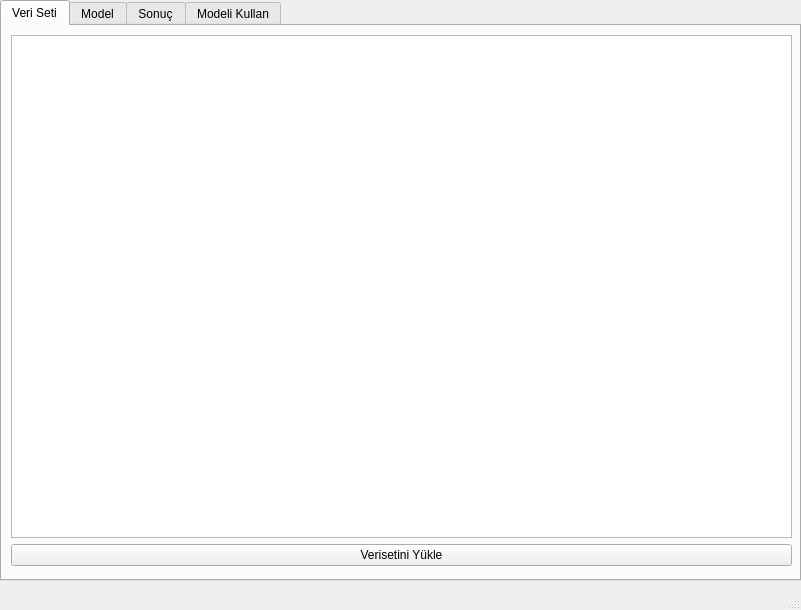
<?xml version="1.0" encoding="UTF-8"?>
<ui version="4.0">
 <class>MainWindow</class>
 <widget class="QMainWindow" name="MainWindow">
  <property name="geometry">
   <rect>
    <x>0</x>
    <y>0</y>
    <width>801</width>
    <height>610</height>
   </rect>
  </property>
  <property name="windowTitle">
   <string>MainWindow</string>
  </property>
  <property name="Hold out" stdset="0">
   <string/>
  </property>
  <widget class="QWidget" name="centralwidget">
   <widget class="QTabWidget" name="tabWidget">
    <property name="enabled">
     <bool>true</bool>
    </property>
    <property name="geometry">
     <rect>
      <x>0</x>
      <y>0</y>
      <width>801</width>
      <height>581</height>
     </rect>
    </property>
    <property name="currentIndex">
     <number>0</number>
    </property>
    <widget class="QWidget" name="Tab">
     <property name="enabled">
      <bool>true</bool>
     </property>
     <attribute name="title">
      <string>Veri Seti</string>
     </attribute>
     <widget class="QWidget" name="verticalLayoutWidget">
      <property name="geometry">
       <rect>
        <x>9</x>
        <y>9</y>
        <width>781</width>
        <height>531</height>
       </rect>
      </property>
      <layout class="QVBoxLayout" name="verticalLayout">
       <item>
        <widget class="QTableWidget" name="tableDataset"/>
       </item>
       <item>
        <widget class="QPushButton" name="btnLoadDataset">
         <property name="text">
          <string>Verisetini Yükle</string>
         </property>
        </widget>
       </item>
      </layout>
     </widget>
    </widget>
    <widget class="QWidget" name="tab_2">
     <property name="enabled">
      <bool>true</bool>
     </property>
     <attribute name="title">
      <string>Model</string>
     </attribute>
     <widget class="QWidget" name="verticalLayoutWidget_2">
      <property name="geometry">
       <rect>
        <x>10</x>
        <y>10</y>
        <width>781</width>
        <height>531</height>
       </rect>
      </property>
      <layout class="QVBoxLayout" name="verticalLayout_2">
       <item>
        <layout class="QVBoxLayout" name="verticalLayout_6">
         <property name="topMargin">
          <number>10</number>
         </property>
         <property name="bottomMargin">
          <number>10</number>
         </property>
         <item>
          <widget class="QLabel" name="label_4">
           <property name="text">
            <string>Model Seçiniz</string>
           </property>
           <property name="alignment">
            <set>Qt::AlignLeading|Qt::AlignLeft|Qt::AlignVCenter</set>
           </property>
          </widget>
         </item>
         <item>
          <layout class="QHBoxLayout" name="horizontalLayout_4">
           <property name="leftMargin">
            <number>10</number>
           </property>
           <property name="topMargin">
            <number>0</number>
           </property>
           <property name="rightMargin">
            <number>0</number>
           </property>
           <item>
            <widget class="QComboBox" name="cbModel">
             <item>
              <property name="text">
               <string>Random Forest</string>
              </property>
             </item>
             <item>
              <property name="text">
               <string>Decision Tree</string>
              </property>
             </item>
             <item>
              <property name="text">
               <string>KNN</string>
              </property>
             </item>
            </widget>
           </item>
           <item>
            <spacer name="horizontalSpacer">
             <property name="orientation">
              <enum>Qt::Horizontal</enum>
             </property>
             <property name="sizeType">
              <enum>QSizePolicy::Ignored</enum>
             </property>
             <property name="sizeHint" stdset="0">
              <size>
               <width>40</width>
               <height>20</height>
              </size>
             </property>
            </spacer>
           </item>
           <item>
            <spacer name="horizontalSpacer_5">
             <property name="orientation">
              <enum>Qt::Horizontal</enum>
             </property>
             <property name="sizeType">
              <enum>QSizePolicy::Ignored</enum>
             </property>
             <property name="sizeHint" stdset="0">
              <size>
               <width>40</width>
               <height>20</height>
              </size>
             </property>
            </spacer>
           </item>
           <item>
            <spacer name="horizontalSpacer_4">
             <property name="orientation">
              <enum>Qt::Horizontal</enum>
             </property>
             <property name="sizeType">
              <enum>QSizePolicy::Ignored</enum>
             </property>
             <property name="sizeHint" stdset="0">
              <size>
               <width>40</width>
               <height>20</height>
              </size>
             </property>
            </spacer>
           </item>
          </layout>
         </item>
         <item>
          <layout class="QHBoxLayout" name="horizontalLayout_7">
           <property name="leftMargin">
            <number>10</number>
           </property>
           <property name="topMargin">
            <number>0</number>
           </property>
           <property name="rightMargin">
            <number>0</number>
           </property>
           <item>
            <widget class="QCheckBox" name="cbCV">
             <property name="text">
              <string>Cross Validation</string>
             </property>
            </widget>
           </item>
           <item>
            <spacer name="horizontalSpacer_7">
             <property name="orientation">
              <enum>Qt::Horizontal</enum>
             </property>
             <property name="sizeType">
              <enum>QSizePolicy::Expanding</enum>
             </property>
             <property name="sizeHint" stdset="0">
              <size>
               <width>40</width>
               <height>20</height>
              </size>
             </property>
            </spacer>
           </item>
           <item>
            <widget class="QLabel" name="label_8">
             <property name="text">
              <string>n_splits</string>
             </property>
            </widget>
           </item>
           <item>
            <widget class="QLineEdit" name="txtKfold"/>
           </item>
           <item>
            <spacer name="horizontalSpacer_6">
             <property name="orientation">
              <enum>Qt::Horizontal</enum>
             </property>
             <property name="sizeType">
              <enum>QSizePolicy::MinimumExpanding</enum>
             </property>
             <property name="sizeHint" stdset="0">
              <size>
               <width>40</width>
               <height>20</height>
              </size>
             </property>
            </spacer>
           </item>
           <item>
            <widget class="QLabel" name="label_7">
             <property name="text">
              <string>iterasyon:</string>
             </property>
             <property name="alignment">
              <set>Qt::AlignRight|Qt::AlignTrailing|Qt::AlignVCenter</set>
             </property>
            </widget>
           </item>
           <item>
            <widget class="QComboBox" name="cbIterasyon"/>
           </item>
           <item>
            <spacer name="horizontalSpacer_8">
             <property name="orientation">
              <enum>Qt::Horizontal</enum>
             </property>
             <property name="sizeType">
              <enum>QSizePolicy::Maximum</enum>
             </property>
             <property name="sizeHint" stdset="0">
              <size>
               <width>40</width>
               <height>20</height>
              </size>
             </property>
            </spacer>
           </item>
          </layout>
         </item>
        </layout>
       </item>
       <item>
        <layout class="QVBoxLayout" name="verticalLayout_3">
         <property name="leftMargin">
          <number>0</number>
         </property>
         <property name="topMargin">
          <number>0</number>
         </property>
         <property name="rightMargin">
          <number>0</number>
         </property>
         <property name="bottomMargin">
          <number>0</number>
         </property>
         <item>
          <widget class="QLabel" name="label_3">
           <property name="font">
            <font>
             <pointsize>14</pointsize>
             <weight>75</weight>
             <bold>true</bold>
            </font>
           </property>
           <property name="text">
            <string>Train</string>
           </property>
           <property name="alignment">
            <set>Qt::AlignCenter</set>
           </property>
          </widget>
         </item>
         <item>
          <layout class="QHBoxLayout" name="horizontalLayout_3">
           <property name="leftMargin">
            <number>0</number>
           </property>
           <property name="topMargin">
            <number>0</number>
           </property>
           <property name="rightMargin">
            <number>0</number>
           </property>
           <property name="bottomMargin">
            <number>10</number>
           </property>
           <item>
            <widget class="QTableWidget" name="tableTrain"/>
           </item>
          </layout>
         </item>
        </layout>
       </item>
       <item>
        <widget class="QPushButton" name="btnTrain">
         <property name="text">
          <string>Modeli Eğit</string>
         </property>
        </widget>
       </item>
      </layout>
     </widget>
     <widget class="QLabel" name="lbl_info">
      <property name="geometry">
       <rect>
        <x>370</x>
        <y>550</y>
        <width>55</width>
        <height>16</height>
       </rect>
      </property>
      <property name="palette">
       <palette>
        <active>
         <colorrole role="WindowText">
          <brush brushstyle="SolidPattern">
           <color alpha="255">
            <red>0</red>
            <green>0</green>
            <blue>0</blue>
           </color>
          </brush>
         </colorrole>
         <colorrole role="Button">
          <brush brushstyle="SolidPattern">
           <color alpha="255">
            <red>255</red>
            <green>0</green>
            <blue>0</blue>
           </color>
          </brush>
         </colorrole>
         <colorrole role="Light">
          <brush brushstyle="SolidPattern">
           <color alpha="255">
            <red>255</red>
            <green>127</green>
            <blue>127</blue>
           </color>
          </brush>
         </colorrole>
         <colorrole role="Midlight">
          <brush brushstyle="SolidPattern">
           <color alpha="255">
            <red>255</red>
            <green>63</green>
            <blue>63</blue>
           </color>
          </brush>
         </colorrole>
         <colorrole role="Dark">
          <brush brushstyle="SolidPattern">
           <color alpha="255">
            <red>127</red>
            <green>0</green>
            <blue>0</blue>
           </color>
          </brush>
         </colorrole>
         <colorrole role="Mid">
          <brush brushstyle="SolidPattern">
           <color alpha="255">
            <red>170</red>
            <green>0</green>
            <blue>0</blue>
           </color>
          </brush>
         </colorrole>
         <colorrole role="Text">
          <brush brushstyle="SolidPattern">
           <color alpha="255">
            <red>0</red>
            <green>0</green>
            <blue>0</blue>
           </color>
          </brush>
         </colorrole>
         <colorrole role="BrightText">
          <brush brushstyle="SolidPattern">
           <color alpha="255">
            <red>255</red>
            <green>255</green>
            <blue>255</blue>
           </color>
          </brush>
         </colorrole>
         <colorrole role="ButtonText">
          <brush brushstyle="SolidPattern">
           <color alpha="255">
            <red>0</red>
            <green>0</green>
            <blue>0</blue>
           </color>
          </brush>
         </colorrole>
         <colorrole role="Base">
          <brush brushstyle="SolidPattern">
           <color alpha="255">
            <red>255</red>
            <green>255</green>
            <blue>255</blue>
           </color>
          </brush>
         </colorrole>
         <colorrole role="Window">
          <brush brushstyle="SolidPattern">
           <color alpha="255">
            <red>255</red>
            <green>0</green>
            <blue>0</blue>
           </color>
          </brush>
         </colorrole>
         <colorrole role="Shadow">
          <brush brushstyle="SolidPattern">
           <color alpha="255">
            <red>0</red>
            <green>0</green>
            <blue>0</blue>
           </color>
          </brush>
         </colorrole>
         <colorrole role="AlternateBase">
          <brush brushstyle="SolidPattern">
           <color alpha="255">
            <red>255</red>
            <green>127</green>
            <blue>127</blue>
           </color>
          </brush>
         </colorrole>
         <colorrole role="ToolTipBase">
          <brush brushstyle="SolidPattern">
           <color alpha="255">
            <red>255</red>
            <green>255</green>
            <blue>220</blue>
           </color>
          </brush>
         </colorrole>
         <colorrole role="ToolTipText">
          <brush brushstyle="SolidPattern">
           <color alpha="255">
            <red>0</red>
            <green>0</green>
            <blue>0</blue>
           </color>
          </brush>
         </colorrole>
        </active>
        <inactive>
         <colorrole role="WindowText">
          <brush brushstyle="SolidPattern">
           <color alpha="255">
            <red>0</red>
            <green>0</green>
            <blue>0</blue>
           </color>
          </brush>
         </colorrole>
         <colorrole role="Button">
          <brush brushstyle="SolidPattern">
           <color alpha="255">
            <red>255</red>
            <green>0</green>
            <blue>0</blue>
           </color>
          </brush>
         </colorrole>
         <colorrole role="Light">
          <brush brushstyle="SolidPattern">
           <color alpha="255">
            <red>255</red>
            <green>127</green>
            <blue>127</blue>
           </color>
          </brush>
         </colorrole>
         <colorrole role="Midlight">
          <brush brushstyle="SolidPattern">
           <color alpha="255">
            <red>255</red>
            <green>63</green>
            <blue>63</blue>
           </color>
          </brush>
         </colorrole>
         <colorrole role="Dark">
          <brush brushstyle="SolidPattern">
           <color alpha="255">
            <red>127</red>
            <green>0</green>
            <blue>0</blue>
           </color>
          </brush>
         </colorrole>
         <colorrole role="Mid">
          <brush brushstyle="SolidPattern">
           <color alpha="255">
            <red>170</red>
            <green>0</green>
            <blue>0</blue>
           </color>
          </brush>
         </colorrole>
         <colorrole role="Text">
          <brush brushstyle="SolidPattern">
           <color alpha="255">
            <red>0</red>
            <green>0</green>
            <blue>0</blue>
           </color>
          </brush>
         </colorrole>
         <colorrole role="BrightText">
          <brush brushstyle="SolidPattern">
           <color alpha="255">
            <red>255</red>
            <green>255</green>
            <blue>255</blue>
           </color>
          </brush>
         </colorrole>
         <colorrole role="ButtonText">
          <brush brushstyle="SolidPattern">
           <color alpha="255">
            <red>0</red>
            <green>0</green>
            <blue>0</blue>
           </color>
          </brush>
         </colorrole>
         <colorrole role="Base">
          <brush brushstyle="SolidPattern">
           <color alpha="255">
            <red>255</red>
            <green>255</green>
            <blue>255</blue>
           </color>
          </brush>
         </colorrole>
         <colorrole role="Window">
          <brush brushstyle="SolidPattern">
           <color alpha="255">
            <red>255</red>
            <green>0</green>
            <blue>0</blue>
           </color>
          </brush>
         </colorrole>
         <colorrole role="Shadow">
          <brush brushstyle="SolidPattern">
           <color alpha="255">
            <red>0</red>
            <green>0</green>
            <blue>0</blue>
           </color>
          </brush>
         </colorrole>
         <colorrole role="AlternateBase">
          <brush brushstyle="SolidPattern">
           <color alpha="255">
            <red>255</red>
            <green>127</green>
            <blue>127</blue>
           </color>
          </brush>
         </colorrole>
         <colorrole role="ToolTipBase">
          <brush brushstyle="SolidPattern">
           <color alpha="255">
            <red>255</red>
            <green>255</green>
            <blue>220</blue>
           </color>
          </brush>
         </colorrole>
         <colorrole role="ToolTipText">
          <brush brushstyle="SolidPattern">
           <color alpha="255">
            <red>0</red>
            <green>0</green>
            <blue>0</blue>
           </color>
          </brush>
         </colorrole>
        </inactive>
        <disabled>
         <colorrole role="WindowText">
          <brush brushstyle="SolidPattern">
           <color alpha="255">
            <red>127</red>
            <green>0</green>
            <blue>0</blue>
           </color>
          </brush>
         </colorrole>
         <colorrole role="Button">
          <brush brushstyle="SolidPattern">
           <color alpha="255">
            <red>255</red>
            <green>0</green>
            <blue>0</blue>
           </color>
          </brush>
         </colorrole>
         <colorrole role="Light">
          <brush brushstyle="SolidPattern">
           <color alpha="255">
            <red>255</red>
            <green>127</green>
            <blue>127</blue>
           </color>
          </brush>
         </colorrole>
         <colorrole role="Midlight">
          <brush brushstyle="SolidPattern">
           <color alpha="255">
            <red>255</red>
            <green>63</green>
            <blue>63</blue>
           </color>
          </brush>
         </colorrole>
         <colorrole role="Dark">
          <brush brushstyle="SolidPattern">
           <color alpha="255">
            <red>127</red>
            <green>0</green>
            <blue>0</blue>
           </color>
          </brush>
         </colorrole>
         <colorrole role="Mid">
          <brush brushstyle="SolidPattern">
           <color alpha="255">
            <red>170</red>
            <green>0</green>
            <blue>0</blue>
           </color>
          </brush>
         </colorrole>
         <colorrole role="Text">
          <brush brushstyle="SolidPattern">
           <color alpha="255">
            <red>127</red>
            <green>0</green>
            <blue>0</blue>
           </color>
          </brush>
         </colorrole>
         <colorrole role="BrightText">
          <brush brushstyle="SolidPattern">
           <color alpha="255">
            <red>255</red>
            <green>255</green>
            <blue>255</blue>
           </color>
          </brush>
         </colorrole>
         <colorrole role="ButtonText">
          <brush brushstyle="SolidPattern">
           <color alpha="255">
            <red>127</red>
            <green>0</green>
            <blue>0</blue>
           </color>
          </brush>
         </colorrole>
         <colorrole role="Base">
          <brush brushstyle="SolidPattern">
           <color alpha="255">
            <red>255</red>
            <green>0</green>
            <blue>0</blue>
           </color>
          </brush>
         </colorrole>
         <colorrole role="Window">
          <brush brushstyle="SolidPattern">
           <color alpha="255">
            <red>255</red>
            <green>0</green>
            <blue>0</blue>
           </color>
          </brush>
         </colorrole>
         <colorrole role="Shadow">
          <brush brushstyle="SolidPattern">
           <color alpha="255">
            <red>0</red>
            <green>0</green>
            <blue>0</blue>
           </color>
          </brush>
         </colorrole>
         <colorrole role="AlternateBase">
          <brush brushstyle="SolidPattern">
           <color alpha="255">
            <red>255</red>
            <green>0</green>
            <blue>0</blue>
           </color>
          </brush>
         </colorrole>
         <colorrole role="ToolTipBase">
          <brush brushstyle="SolidPattern">
           <color alpha="255">
            <red>255</red>
            <green>255</green>
            <blue>220</blue>
           </color>
          </brush>
         </colorrole>
         <colorrole role="ToolTipText">
          <brush brushstyle="SolidPattern">
           <color alpha="255">
            <red>0</red>
            <green>0</green>
            <blue>0</blue>
           </color>
          </brush>
         </colorrole>
        </disabled>
       </palette>
      </property>
      <property name="font">
       <font>
        <pointsize>10</pointsize>
       </font>
      </property>
      <property name="text">
       <string/>
      </property>
     </widget>
    </widget>
    <widget class="QWidget" name="tab_3">
     <property name="enabled">
      <bool>true</bool>
     </property>
     <attribute name="title">
      <string>Sonuç</string>
     </attribute>
     <widget class="QWidget" name="verticalLayoutWidget_4">
      <property name="geometry">
       <rect>
        <x>10</x>
        <y>10</y>
        <width>781</width>
        <height>531</height>
       </rect>
      </property>
      <layout class="QVBoxLayout" name="verticalLayout_4">
       <item>
        <widget class="QLabel" name="label_5">
         <property name="font">
          <font>
           <pointsize>14</pointsize>
           <weight>75</weight>
           <bold>true</bold>
          </font>
         </property>
         <property name="text">
          <string>Test</string>
         </property>
         <property name="alignment">
          <set>Qt::AlignCenter</set>
         </property>
        </widget>
       </item>
       <item>
        <widget class="QTableWidget" name="tableTest"/>
       </item>
       <item>
        <widget class="QPushButton" name="btnTest">
         <property name="text">
          <string>Test işlemini yap</string>
         </property>
        </widget>
       </item>
       <item>
        <layout class="QHBoxLayout" name="horizontalLayout_6">
         <property name="topMargin">
          <number>0</number>
         </property>
         <property name="bottomMargin">
          <number>0</number>
         </property>
         <item>
          <spacer name="horizontalSpacer_2">
           <property name="orientation">
            <enum>Qt::Horizontal</enum>
           </property>
           <property name="sizeType">
            <enum>QSizePolicy::Expanding</enum>
           </property>
           <property name="sizeHint" stdset="0">
            <size>
             <width>40</width>
             <height>20</height>
            </size>
           </property>
          </spacer>
         </item>
         <item>
          <widget class="QGraphicsView" name="imgCM"/>
         </item>
         <item>
          <spacer name="horizontalSpacer_3">
           <property name="orientation">
            <enum>Qt::Horizontal</enum>
           </property>
           <property name="sizeType">
            <enum>QSizePolicy::Expanding</enum>
           </property>
           <property name="sizeHint" stdset="0">
            <size>
             <width>40</width>
             <height>20</height>
            </size>
           </property>
          </spacer>
         </item>
        </layout>
       </item>
       <item>
        <layout class="QHBoxLayout" name="horizontalLayout">
         <property name="topMargin">
          <number>0</number>
         </property>
         <property name="bottomMargin">
          <number>0</number>
         </property>
         <item>
          <widget class="QLabel" name="label">
           <property name="font">
            <font>
             <pointsize>14</pointsize>
             <weight>75</weight>
             <bold>true</bold>
            </font>
           </property>
           <property name="text">
            <string>Accuracy:</string>
           </property>
           <property name="alignment">
            <set>Qt::AlignRight|Qt::AlignTrailing|Qt::AlignVCenter</set>
           </property>
          </widget>
         </item>
         <item>
          <widget class="QLabel" name="txtAccuracy">
           <property name="font">
            <font>
             <pointsize>10</pointsize>
             <weight>75</weight>
             <bold>true</bold>
            </font>
           </property>
           <property name="text">
            <string>x</string>
           </property>
          </widget>
         </item>
         <item>
          <widget class="QLabel" name="lblIterasyon">
           <property name="font">
            <font>
             <pointsize>10</pointsize>
            </font>
           </property>
           <property name="text">
            <string>iterasyon:X</string>
           </property>
          </widget>
         </item>
         <item>
          <widget class="QPushButton" name="btnReset">
           <property name="text">
            <string>Sıfırla</string>
           </property>
          </widget>
         </item>
         <item>
          <widget class="QPushButton" name="btnSaveModel">
           <property name="text">
            <string>Modeli Kaydet</string>
           </property>
          </widget>
         </item>
        </layout>
       </item>
      </layout>
     </widget>
    </widget>
    <widget class="QWidget" name="tab_4">
     <property name="contextMenuPolicy">
      <enum>Qt::DefaultContextMenu</enum>
     </property>
     <property name="accessibleName">
      <string/>
     </property>
     <attribute name="title">
      <string>Modeli Kullan</string>
     </attribute>
     <widget class="QWidget" name="verticalLayoutWidget_5">
      <property name="geometry">
       <rect>
        <x>10</x>
        <y>10</y>
        <width>781</width>
        <height>531</height>
       </rect>
      </property>
      <layout class="QVBoxLayout" name="verticalLayout_5">
       <item>
        <widget class="QLabel" name="label_6">
         <property name="font">
          <font>
           <pointsize>14</pointsize>
           <weight>75</weight>
           <bold>true</bold>
          </font>
         </property>
         <property name="text">
          <string>Kalp Krizi Tahmin</string>
         </property>
         <property name="alignment">
          <set>Qt::AlignCenter</set>
         </property>
        </widget>
       </item>
       <item>
        <layout class="QHBoxLayout" name="horizontalLayout_5">
         <property name="topMargin">
          <number>0</number>
         </property>
         <item>
          <widget class="QPushButton" name="btnSelectModel">
           <property name="text">
            <string>Model Seç</string>
           </property>
          </widget>
         </item>
         <item>
          <widget class="QLabel" name="txtModelName">
           <property name="text">
            <string>x</string>
           </property>
          </widget>
         </item>
        </layout>
       </item>
       <item>
        <widget class="QTableWidget" name="tablePredict"/>
       </item>
       <item>
        <widget class="QLineEdit" name="lineEdit"/>
       </item>
       <item>
        <layout class="QHBoxLayout" name="horizontalLayout_2">
         <property name="topMargin">
          <number>0</number>
         </property>
         <property name="bottomMargin">
          <number>0</number>
         </property>
         <item>
          <widget class="QPushButton" name="btnPredict">
           <property name="text">
            <string>Tahmin</string>
           </property>
          </widget>
         </item>
         <item>
          <widget class="QLabel" name="label_2">
           <property name="font">
            <font>
             <pointsize>14</pointsize>
             <weight>75</weight>
             <bold>true</bold>
            </font>
           </property>
           <property name="text">
            <string>Output:</string>
           </property>
           <property name="alignment">
            <set>Qt::AlignRight|Qt::AlignTrailing|Qt::AlignVCenter</set>
           </property>
          </widget>
         </item>
         <item>
          <widget class="QLabel" name="txtOutput">
           <property name="font">
            <font>
             <pointsize>10</pointsize>
             <weight>75</weight>
             <bold>true</bold>
            </font>
           </property>
           <property name="text">
            <string>x</string>
           </property>
          </widget>
         </item>
        </layout>
       </item>
      </layout>
     </widget>
    </widget>
   </widget>
  </widget>
  <widget class="QStatusBar" name="statusbar"/>
 </widget>
 <resources/>
 <connections/>
</ui>
